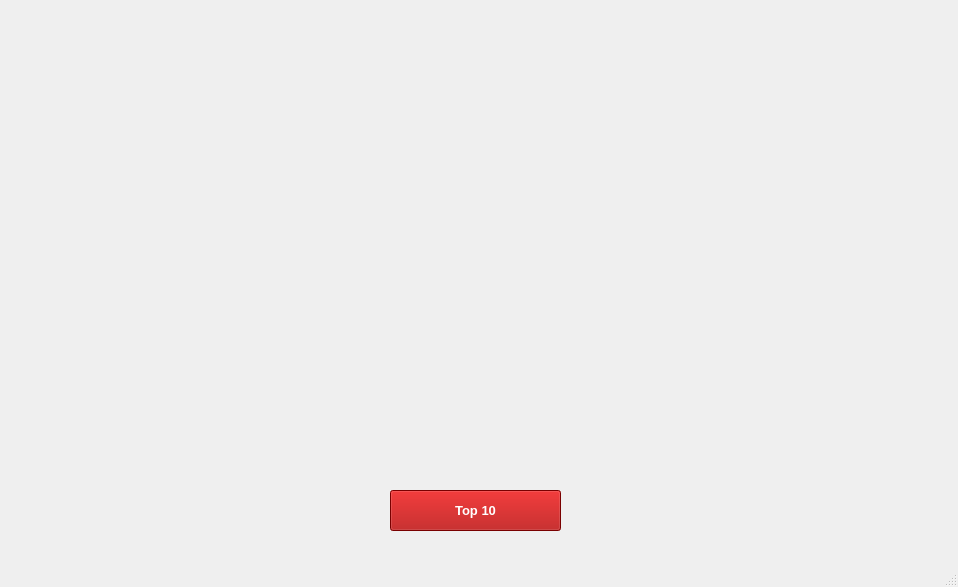
<?xml version="1.0" encoding="UTF-8"?>
<ui version="4.0">
 <class>MainWindow</class>
 <widget class="QMainWindow" name="MainWindow">
  <property name="geometry">
   <rect>
    <x>0</x>
    <y>0</y>
    <width>958</width>
    <height>587</height>
   </rect>
  </property>
  <property name="windowTitle">
   <string>MainWindow</string>
  </property>
  <widget class="QWidget" name="centralwidget">
   <widget class="QLabel" name="label">
    <property name="geometry">
     <rect>
      <x>0</x>
      <y>-10</y>
      <width>971</width>
      <height>551</height>
     </rect>
    </property>
    <property name="text">
     <string/>
    </property>
    <property name="pixmap">
     <pixmap>../images/MainWindow.png</pixmap>
    </property>
   </widget>
   <widget class="QPushButton" name="pushButton">
    <property name="geometry">
     <rect>
      <x>390</x>
      <y>150</y>
      <width>191</width>
      <height>201</height>
     </rect>
    </property>
    <property name="styleSheet">
     <string notr="true">background-color: transparent;
    border: none;</string>
    </property>
    <property name="text">
     <string/>
    </property>
    <property name="icon">
     <iconset>
      <normaloff>../images/ploki.png</normaloff>../images/ploki.png</iconset>
    </property>
    <property name="iconSize">
     <size>
      <width>700</width>
      <height>700</height>
     </size>
    </property>
    <property name="default">
     <bool>true</bool>
    </property>
   </widget>
   <widget class="QPushButton" name="pushButton_Top10">
    <property name="geometry">
     <rect>
      <x>390</x>
      <y>490</y>
      <width>171</width>
      <height>41</height>
     </rect>
    </property>
    <property name="font">
     <font>
      <pointsize>10</pointsize>
      <weight>75</weight>
      <bold>true</bold>
     </font>
    </property>
    <property name="styleSheet">
     <string notr="true">background-color: rgb(170, 0, 0);
color: rgb(255, 255, 255);</string>
    </property>
    <property name="text">
     <string>Top 10</string>
    </property>
   </widget>
  </widget>
  <widget class="QMenuBar" name="menubar">
   <property name="geometry">
    <rect>
     <x>0</x>
     <y>0</y>
     <width>958</width>
     <height>26</height>
    </rect>
   </property>
  </widget>
  <widget class="QStatusBar" name="statusbar"/>
 </widget>
 <resources/>
 <connections/>
</ui>
